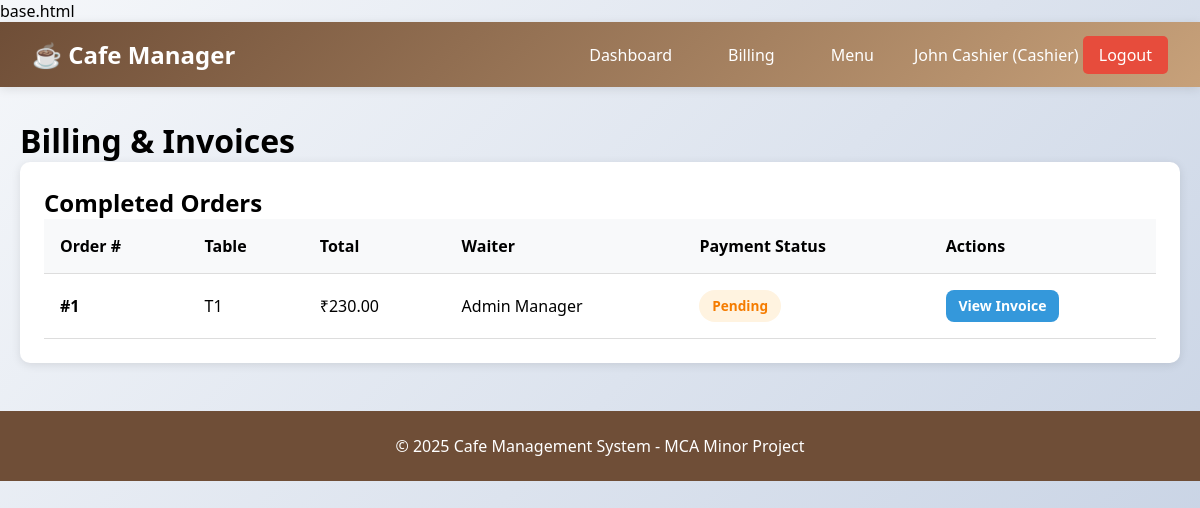
Before: /billing (signed in) with the older database file.
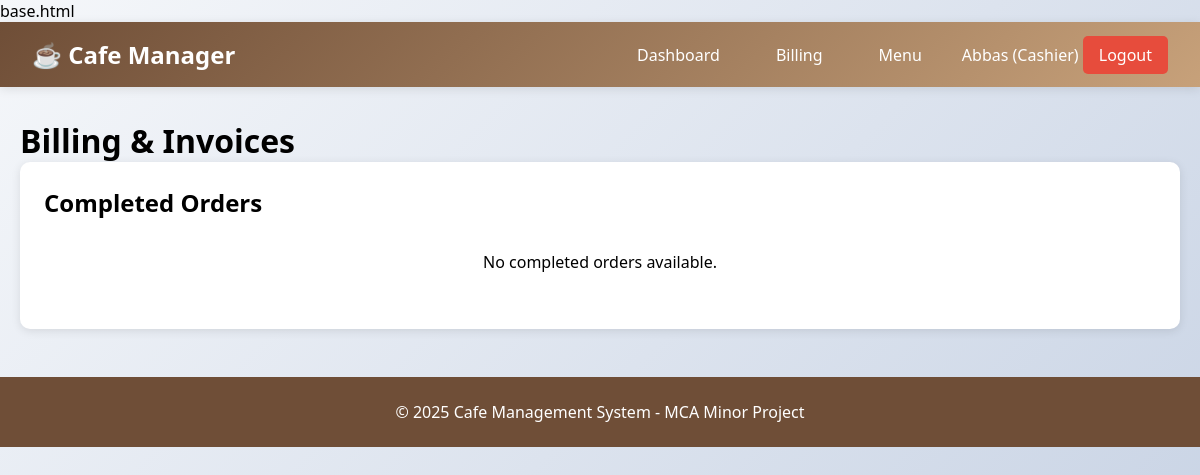
After: the same page with the newer database file.
### tables this page shows
CREATE TABLE invoices (
    id INTEGER PRIMARY KEY AUTOINCREMENT,
    order_id INTEGER NOT NULL UNIQUE,
    subtotal DECIMAL(10, 2) NOT NULL,
    tax DECIMAL(10, 2) DEFAULT 0,
    discount DECIMAL(10, 2) DEFAULT 0,
    total DECIMAL(10, 2) NOT NULL,
    payment_status VARCHAR(20) DEFAULT 'Pending' CHECK(payment_status IN ('Pending', 'Paid', 'Failed')),
    paid_at TIMESTAMP,
    created_at TIMESTAMP DEFAULT CURRENT_TIMESTAMP,
    FOREIGN KEY (order_id) REFERENCES orders(id) ON DELETE CASCADE
);

CREATE TABLE orders (
    id INTEGER PRIMARY KEY AUTOINCREMENT,
    table_no VARCHAR(10) NOT NULL,
    status VARCHAR(20) DEFAULT 'Placed' CHECK(status IN ('Placed', 'Preparing', 'Completed', 'Cancelled')),
    total_amount DECIMAL(10, 2) DEFAULT 0,
    waiter_id INTEGER NOT NULL,
    created_at TIMESTAMP DEFAULT CURRENT_TIMESTAMP,
    FOREIGN KEY (waiter_id) REFERENCES users(id)
);

CREATE TABLE users (
    id INTEGER PRIMARY KEY AUTOINCREMENT,
    name VARCHAR(100) NOT NULL,
    email VARCHAR(100) UNIQUE NOT NULL,
    password VARCHAR(255) NOT NULL,
    role VARCHAR(20) NOT NULL CHECK(role IN ('Manager', 'Cashier', 'Waiter')),
    created_at TIMESTAMP DEFAULT CURRENT_TIMESTAMP
);

### app.py (the view)
@app.route('/billing')
@login_required
@role_required('Cashier', 'Manager')
def billing():
    conn = get_db_connection()
    completed_orders = conn.execute('''
        SELECT o.*, u.name as waiter_name,
               COALESCE(i.payment_status, 'Pending') as payment_status,
               i.id as invoice_id
        FROM orders o
        JOIN users u ON o.waiter_id = u.id
        LEFT JOIN invoices i ON o.id = i.order_id
        WHERE o.status = 'Completed'
        ORDER BY o.created_at DESC
    ''').fetchall()
    conn.close()
    return render_template('billing.html', orders=completed_orders)

### app.py (called while the page is built)
def get_db_connection():
    conn = sqlite3.connect(DATABASE)
    conn.row_factory = sqlite3.Row
    return conn

def login_required(f):
    @wraps(f)
    def decorated_function(*args, **kwargs):
        if 'user_id' not in session:
            flash('Please login first!', 'error')
            return redirect(url_for('login'))
        return f(*args, **kwargs)
    return decorated_function

def role_required(*roles):
    def wrapper(f):
        @wraps(f)
        def decorated_function(*args, **kwargs):
            if 'role' not in session or session['role'] not in roles:
                flash('Access denied! Insufficient permissions.', 'error')
                return redirect(url_for('dashboard'))
            return f(*args, **kwargs)
        return decorated_function
    return wrapper

### templates/billing.html (shortened to what this page needs)
{% extends "base.html" %}
{% block content %}
<h1>Billing & Invoices</h1>
<div class="card">
    <h2>Completed Orders</h2>
    {% if orders %}
    <table class="table">
        <thead>
            <tr>
                <th>Order #</th>
                <th>Table</th>
                <th>Total</th>
                <th>Waiter</th>
                <th>Payment Status</th>
                <th>Actions</th>
            </tr>
        </thead>
        <tbody>
            {% for order in orders %}
            <tr>
                <td><strong>#{{ order.id }}</strong></td>
                <td>{{ order.table_no }}</td>
                <td>₹{{ "%.2f"|format(order.total_amount) }}</td>
                <td>{{ order.waiter_name }}</td>
                <td><span class="badge badge-{{ order.payment_status.lower() }}">{{ order.payment_status }}</span></td>
                <td>
                    {% if order.invoice_id %}
                    <a href="{{ url_for('view_invoice', invoice_id=order.invoice_id) }}" class="btn btn-sm btn-info">View Invoice</a>
                    {% else %}
                    <a href="{{ url_for('generate_bill', order_id=order.id) }}" class="btn btn-sm btn-primary">Generate Bill</a>
                    {% endif %}
                </td>
            </tr>
            {% endfor %}
        </tbody>
    </table>
    {% else %}
    <p style="text-align: center; padding: 2rem;">No completed orders available.</p>
    {% endif %}
</div>
{% endblock %}

Changed rows visible on the page:
removed invoices: id "1", table_no "T1", waiter_name "Admin Manager", payment_status "Pending"
removed orders: total_amount "230.00"
Other visible differences:
{{ session.user_name }}: "John Cashier" → "Abbas"
text no longer shown: "Order # Table Total Waiter Payment Status Actions"
text now shown: "No completed orders available."
